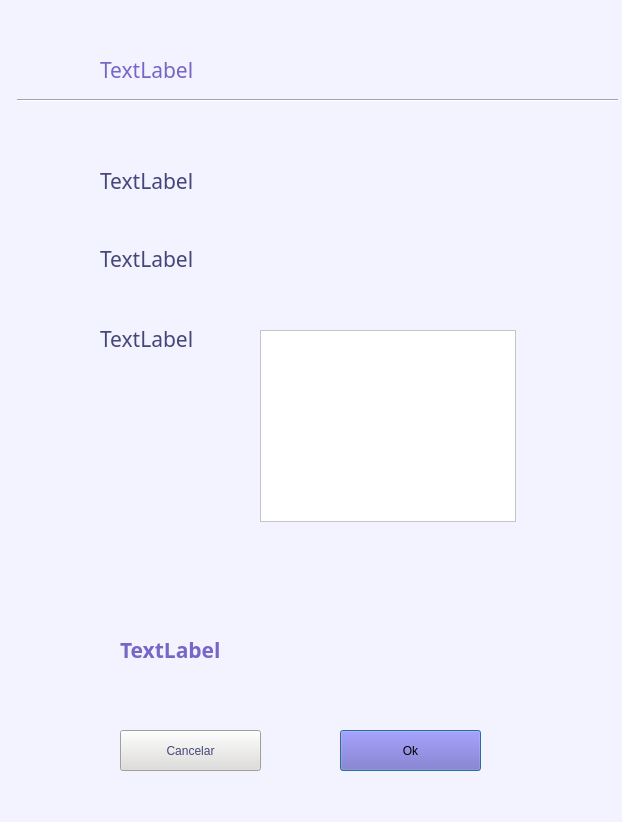
<?xml version="1.0" encoding="UTF-8"?>
<ui version="4.0">
 <class>TeacherEditorDialog</class>
 <widget class="QDialog" name="TeacherEditorDialog">
  <property name="geometry">
   <rect>
    <x>0</x>
    <y>0</y>
    <width>622</width>
    <height>822</height>
   </rect>
  </property>
  <property name="windowTitle">
   <string>Dialog</string>
  </property>
  <property name="styleSheet">
   <string notr="true">background-color: rgb(255, 255, 255);
background-color: rgb(243, 243, 255);</string>
  </property>
  <widget class="QLabel" name="label_teacher_name">
   <property name="geometry">
    <rect>
     <x>100</x>
     <y>170</y>
     <width>411</width>
     <height>21</height>
    </rect>
   </property>
   <property name="font">
    <font>
     <family>Montserrat</family>
     <pointsize>16</pointsize>
    </font>
   </property>
   <property name="styleSheet">
    <string notr="true">color: rgb(70, 70, 122);</string>
   </property>
   <property name="text">
    <string>TextLabel</string>
   </property>
  </widget>
  <widget class="QLabel" name="label_teacger_id">
   <property name="geometry">
    <rect>
     <x>100</x>
     <y>250</y>
     <width>421</width>
     <height>17</height>
    </rect>
   </property>
   <property name="font">
    <font>
     <family>Montserrat</family>
     <pointsize>16</pointsize>
    </font>
   </property>
   <property name="styleSheet">
    <string notr="true">color: rgb(70, 70, 122);</string>
   </property>
   <property name="text">
    <string>TextLabel</string>
   </property>
  </widget>
  <widget class="QLabel" name="label_question">
   <property name="geometry">
    <rect>
     <x>120</x>
     <y>640</y>
     <width>411</width>
     <height>20</height>
    </rect>
   </property>
   <property name="font">
    <font>
     <family>Montserrat</family>
     <pointsize>16</pointsize>
     <bold>true</bold>
    </font>
   </property>
   <property name="styleSheet">
    <string notr="true">color: rgb(119, 102, 198);</string>
   </property>
   <property name="text">
    <string>TextLabel</string>
   </property>
  </widget>
  <widget class="QLabel" name="label_teacher_subjects">
   <property name="geometry">
    <rect>
     <x>100</x>
     <y>330</y>
     <width>121</width>
     <height>17</height>
    </rect>
   </property>
   <property name="font">
    <font>
     <family>Montserrat</family>
     <pointsize>16</pointsize>
    </font>
   </property>
   <property name="styleSheet">
    <string notr="true">color: rgb(70, 70, 122);</string>
   </property>
   <property name="text">
    <string>TextLabel</string>
   </property>
  </widget>
  <widget class="QListWidget" name="listWidget_subjects">
   <property name="geometry">
    <rect>
     <x>260</x>
     <y>330</y>
     <width>256</width>
     <height>192</height>
    </rect>
   </property>
   <property name="font">
    <font>
     <family>Montserrat</family>
     <pointsize>16</pointsize>
     <bold>false</bold>
    </font>
   </property>
   <property name="styleSheet">
    <string notr="true">background-color: rgb(255, 255, 255);</string>
   </property>
  </widget>
  <widget class="QLabel" name="label_title">
   <property name="geometry">
    <rect>
     <x>100</x>
     <y>60</y>
     <width>431</width>
     <height>20</height>
    </rect>
   </property>
   <property name="font">
    <font>
     <family>Montserrat</family>
     <pointsize>16</pointsize>
    </font>
   </property>
   <property name="styleSheet">
    <string notr="true">color: rgb(119, 102, 198);</string>
   </property>
   <property name="text">
    <string>TextLabel</string>
   </property>
  </widget>
  <widget class="Line" name="line">
   <property name="geometry">
    <rect>
     <x>17</x>
     <y>90</y>
     <width>601</width>
     <height>20</height>
    </rect>
   </property>
   <property name="orientation">
    <enum>Qt::Orientation::Horizontal</enum>
   </property>
  </widget>
  <widget class="QPushButton" name="pushButton_ok">
   <property name="geometry">
    <rect>
     <x>340</x>
     <y>730</y>
     <width>141</width>
     <height>41</height>
    </rect>
   </property>
   <property name="styleSheet">
    <string notr="true">background-color: rgb(119, 102, 198);</string>
   </property>
   <property name="text">
    <string>Ok</string>
   </property>
  </widget>
  <widget class="QPushButton" name="pushButton_cancel">
   <property name="geometry">
    <rect>
     <x>120</x>
     <y>730</y>
     <width>141</width>
     <height>41</height>
    </rect>
   </property>
   <property name="styleSheet">
    <string notr="true">background-color: rgb(222, 221, 218);
color: rgb(70, 70, 122);</string>
   </property>
   <property name="text">
    <string>Cancelar</string>
   </property>
  </widget>
 </widget>
 <resources/>
 <connections/>
</ui>
